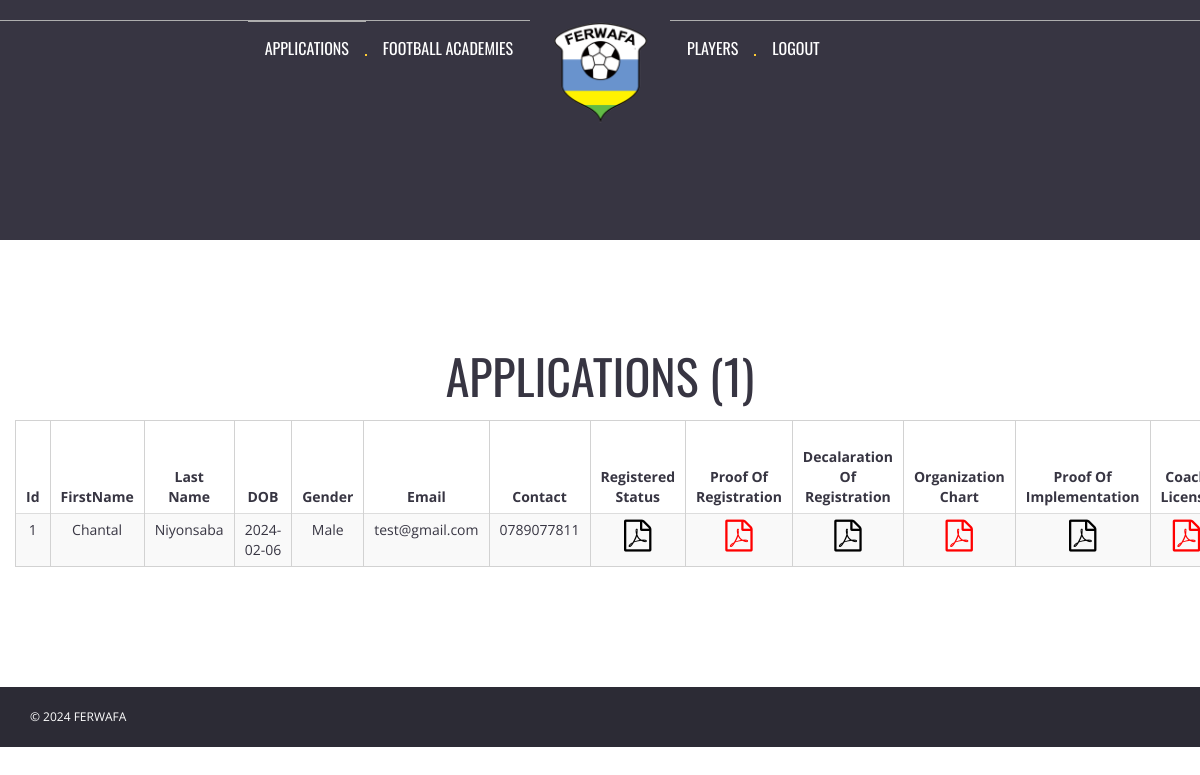
Page /applications.php on the committed database.
### tables this page shows
CREATE TABLE `applications` (
  `Id` int(11) NOT NULL,
  `FirstName` varchar(255) NOT NULL,
  `LastName` varchar(255) NOT NULL,
  `DOB` date NOT NULL,
  `Gender` varchar(255) NOT NULL,
  `AcademyName` varchar(255) NOT NULL,
  `CopyOfRegisteredStatus` varchar(255) NOT NULL,
  `ProofOfRegistration` varchar(255) NOT NULL,
  `DeclarationOfRegistration` varchar(255) NOT NULL,
  `OrganizationChart` varchar(255) NOT NULL,
  `ProofOfImplementation` varchar(255) NOT NULL,
  `CoachLicense` varchar(255) NOT NULL,
  `CoachName` varchar(255) NOT NULL,
  `CoachPicture` varchar(255) NOT NULL,
  `ComprehensiveYouthProgramme` varchar(255) NOT NULL,
  `PitchPicture` varchar(255) NOT NULL,
  `TrainingEquipment` varchar(255) NOT NULL,
  `FirstAidBox` varchar(255) NOT NULL,
  `ProofOfInsurance` varchar(255) NOT NULL,
  `ParentsForum` varchar(255) NOT NULL,
  `ManagementCommittee` varchar(255) NOT NULL,
  `StatutoryAnnualMeeting` varchar(255) NOT NULL,
  `YearlyMedicalExamination` varchar(255) NOT NULL,
  `LongTermAcademyDevelopmentProgram` varchar(255) NOT NULL,
  `ProofOfImplementationMechanism` varchar(255) NOT NULL,
  `ProofOfPayment` varchar(255) NOT NULL,
  `Email` varchar(255) NOT NULL,
  `Contact` varchar(255) NOT NULL,
  `Status` varchar(255) NOT NULL,
  `Category` varchar(255) NOT NULL
);

### applications.php (the view, shortened to what this page needs)
<?php
require('db_connect.php');
?>
<!doctype html>
<head>
	<link rel="stylesheet" href="css/bootstrap.min.css">
	<link rel="stylesheet" href="css/normalize.css">
	<link rel="stylesheet" href="css/font-awesome.min.css">
	<link rel="stylesheet" href="css/transitions.css">
	<link rel="stylesheet" href="css/prettyPhoto.css">
	<link rel="stylesheet" href="css/swiper.min.css">
	<link rel="stylesheet" href="css/jquery-ui.css">
	<link rel="stylesheet" href="css/animate.css">
	<link rel="stylesheet" href="css/owl.theme.css">
	<link rel="stylesheet" href="css/owl.carousel.css">
	<link rel="stylesheet" href="css/customScrollbar.css">
	<link rel="stylesheet" href="css/icomoon.css">
	<link rel="stylesheet" href="css/main.css">
	<link rel="stylesheet" href="css/color.css">
	<link rel="stylesheet" href="css/responsive.css">
    <link rel="stylesheet" href ="https://cdn.datatables.net/buttons/2.3.5/css/buttons.dataTables.min.css">
<link rel="stylesheet" href ="https://cdn.datatables.net/1.13.3/css/jquery.dataTables.min.css">
<link rel="stylesheet" href="https://cdn.datatables.net/responsive/2.5.0/css/responsive.dataTables.min.css">
</head>
<body>
	<div id="tg-wrapper" class="tg-wrapper tg-haslayout">
			<?php include('nav2.php'); ?>
		<div class="tg-sliderbox" style="height:30%">
			<div class="tg-imglayer">
            </div>
		</div>
		<main id="tg-main" class="tg-main tg-haslayout">
			<section class="tg-main-section tg-haslayout" id="about-us">
				<div class="container-fluid">
            <?php
			$sql_query = "SELECT * FROM applications WHERE Status ='' ";
			$resultset = $con->query($sql_query) or die("database error:". mysqli_error($con));
            $num_centres = $resultset->num_rows;
            ?>
                    <h1> <center>APPLICATIONS (<?php echo $num_centres ?>) <center></h1>
                	<table id="example" class="table table-striped" style="width:100%">
        <thead>
            <tr>
                <th>Id</th>
                <th>FirstName</th>
                <th>Last Name</th>
                <th>DOB</th>
                <th>Gender</th>
                <th>Email</th>
                <th>Contact</th>
                <th>Registered Status</th>
                <th>Proof of Registration</th>
                <th>Decalaration of Registration</th>
                <th>Organization Chart</th>
                <th>Proof of Implementation</th>
                <th>Coach License</th>
            </tr>
        </thead>
       <tbody>
			<?php
			$i=1;
			while( $developer = $resultset->fetch_object()) {
			?>
			   <tr id="<?php echo $developer->Id; ?>">
     		   <td><?php echo $i++; ?></td>
			   <td><?php echo $developer->FirstName; ?></td>
			   <td><?php echo $developer->LastName;?></td>
			   <td><?php echo $developer->DOB;?></td>
			   <td><?php echo $developer->Gender;?></td>
			   <td><?php echo $developer->Email;?></td>
			   <td><?php echo $developer->Contact;?></td>
			   <td>
			   <?php
			    if($developer->CopyOfRegisteredStatus !='')
			    {
			   ?>
			       <a href="<?php echo $developer->CopyOfRegisteredStatus;?>"> <i class="fa fa-file-pdf-o" style="font-size:32px;"></i></a>
			   <?php
			    }
			    else
			    {
			        echo 'empty';
			    }
			   ?>
			   </td>
			   <td>
			   <?php
			    if($developer->ProofOfRegistration !='')
			    {
			   ?>
			       <a href="<?php echo $developer->ProofOfRegistration;?>"> <i class="fa fa-file-pdf-o" style="font-size:32px;color:red"></i></a>
			   <?php
			    }
			    else
			    {
			        echo 'empty';
			    }
			   ?>
			   </td>
			   <td>
			   <?php
			    if($developer->DeclarationOfRegistration !='')
			    {
			   ?>
			       <a href="<?php echo $developer->DeclarationOfRegistration;?>"> <i class="fa fa-file-pdf-o" style="font-size:32px;"></i></a>
			   <?php
			    }
			    else
			    {
			        echo 'empty';
			    }
			   ?>
			   </td>
			    <td>
			   <?php
			    if($developer->OrganizationChart !='')
			    {
			   ?>
			       <a href="<?php echo $developer->OrganizationChart;?>"> <i class="fa fa-file-pdf-o" style="font-size:32px;color:red;"></i></a>
			   <?php
			    }
			    else
			    {
			        echo 'empty';
			    }
			   ?>
			   </td>
			   <td>
			   <?php
			    if($developer->ProofOfImplementation !='')
			    {
			   ?>
			       <a href="<?php echo $developer->ProofOfImplementation;?>"> <i class="fa fa-file-pdf-o" style="font-size:32px;"></i></a>
			   <?php
			    }
			    else
			    {
			        echo 'empty';
			    }
			   ?>
			   </td>
			   <td>
			   <?php
			    if($developer->CoachLicense !='')
			    {
			   ?>
			       <a href="<?php echo $developer->CoachLicense;?>"> <i class="fa fa-file-pdf-o" style="font-size:32px;color:red;"></i></a>
			   <?php
			    }
			    else
			    {
			        echo 'empty';
			    }
			   ?>
			   </td>
			   </tr>
			<?php } ?>
		</tbody>
    </table>
				</div>
			</section>
		</main>
		<?php include('footer.php'); ?>
	</div>
</body>
</html>

### css/transitions.css (style rules this page uses)
*:after, *:before, p a, a, .tg-delete, .tg-navigation ul li ul, .tg-navigation ul li ul li ul, .tg-match, .tg-upcomingmatch .tg-match, .tg-player, .tg-postimg a img, .tg-home-slider .tg-btn-next span, .tg-home-slider .tg-btn-prev span, .tg-matchhover, .tg-navigation.in, .tg-navigation ul, .tg-prohistory .tg-post .tg-postimg img, .tg-widget ul li a i, .tg-widget ul li a em, .tg-oldmatchresult, .tg-matchdate, .tg-matchdate span, .tg-commentform textarea, .tg-commentform input, .tg-ticket, .tg-ticket .tg-theme-tag, .tg-ticket h4, .tg-productimg figcaption, .tg-productquentity .minus, .tg-productquentity .plus, .tg-productimg img, .tg-productimg a img, .tg-matchmetadata, .tg-productsliderbox figure img, .tg-officeaddressnav .tg-contactinfo > li i, .tg-officeaddressnav .tg-contactinfo > li span, .tg-officeaddressnav .tg-contactinfo > li address, .tg-officeaddressnav item:hover .tg-section-heading h2, .tg-project figure img, .tg-project figure figcaption, .tg-project figure figcaption h3, .tg-soccermedia-content2 .masonry-grid .tg-project, .mCSB_scrollTools .mCSB_buttonUp, .mCSB_scrollTools .mCSB_buttonDown { -webkit-transition: all 300ms ease-in-out; -moz-transition: all 300ms ease-in-out; -ms-transition: all 300ms ease-in-out; -o-transition: all 300ms ease-in-out; transition: all 300ms ease-in-out; }

### rows in the picture
applications: FirstName "Chantal", LastName "Niyonsaba", DOB "2024-02-06", Gender "Male", Email "test@gmail.com", Contact "0789077811"

### other values in the picture
$num_centres "1"
